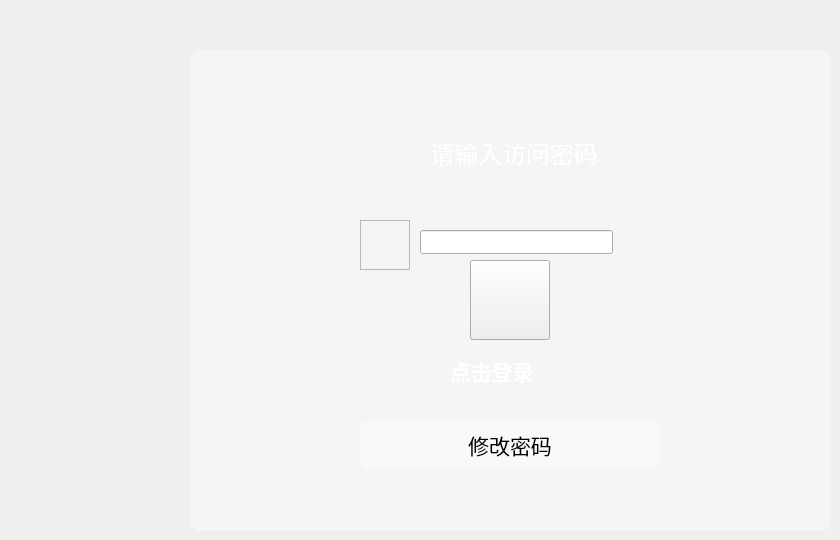
   <widget class="QWidget" name="page_login">
    <property name="styleSheet">
     <string notr="true"/>
    </property>
    <widget class="QFrame" name="frame_15">
     <property name="geometry">
      <rect>
       <x>190</x>
       <y>50</y>
       <width>641</width>
       <height>481</height>
      </rect>
     </property>
     <property name="styleSheet">
      <string notr="true">background-color: rgb(255, 255, 255,100);
border-radius:10px;</string>
     </property>
     <property name="frameShape">
      <enum>QFrame::StyledPanel</enum>
     </property>
     <property name="frameShadow">
      <enum>QFrame::Raised</enum>
     </property>
     <widget class="QPushButton" name="but_changepassw1">
      <property name="geometry">
       <rect>
        <x>170</x>
        <y>370</y>
        <width>300</width>
        <height>50</height>
       </rect>
      </property>
      <property name="minimumSize">
       <size>
        <width>300</width>
        <height>50</height>
       </size>
      </property>
      <property name="maximumSize">
       <size>
        <width>300</width>
        <height>50</height>
       </size>
      </property>
      <property name="font">
       <font>
        <family>等线 Light</family>
        <pointsize>16</pointsize>
       </font>
      </property>
      <property name="text">
       <string>修改密码</string>
      </property>
     </widget>
    </widget>
    <widget class="QFrame" name="frame_5">
     <property name="geometry">
      <rect>
       <x>360</x>
       <y>220</y>
       <width>50</width>
       <height>50</height>
      </rect>
     </property>
     <property name="minimumSize">
      <size>
       <width>50</width>
       <height>50</height>
      </size>
     </property>
     <property name="maximumSize">
      <size>
       <width>50</width>
       <height>50</height>
      </size>
     </property>
     <property name="styleSheet">
      <string notr="true">border-image: url(:/icon/保密.png);
</string>
     </property>
     <property name="frameShape">
      <enum>QFrame::StyledPanel</enum>
     </property>
     <property name="frameShadow">
      <enum>QFrame::Raised</enum>
     </property>
    </widget>
    <widget class="QLineEdit" name="edit_waiterPassword">
     <property name="geometry">
      <rect>
       <x>420</x>
       <y>230</y>
       <width>193</width>
       <height>24</height>
      </rect>
     </property>
     <property name="echoMode">
      <enum>QLineEdit::Password</enum>
     </property>
    </widget>
    <widget class="QPushButton" name="but_login">
     <property name="geometry">
      <rect>
       <x>470</x>
       <y>260</y>
       <width>80</width>
       <height>80</height>
      </rect>
     </property>
     <property name="minimumSize">
      <size>
       <width>80</width>
       <height>80</height>
      </size>
     </property>
     <property name="maximumSize">
      <size>
       <width>80</width>
       <height>80</height>
      </size>
     </property>
     <property name="styleSheet">
      <string notr="true">border-image: url(:/icon/登录.png);
</string>
     </property>
     <property name="text">
      <string/>
     </property>
    </widget>
    <widget class="QLabel" name="label_7">
     <property name="geometry">
      <rect>
       <x>450</x>
       <y>350</y>
       <width>131</width>
       <height>41</height>
      </rect>
     </property>
     <property name="font">
      <font>
       <family>等线 Light</family>
       <pointsize>16</pointsize>
       <weight>75</weight>
       <bold>true</bold>
      </font>
     </property>
     <property name="styleSheet">
      <string notr="true">color: rgb(255, 255, 255);</string>
     </property>
     <property name="text">
      <string>点击登录</string>
     </property>
    </widget>
    <widget class="QLabel" name="label_6">
     <property name="geometry">
      <rect>
       <x>360</x>
       <y>130</y>
       <width>308</width>
       <height>46</height>
      </rect>
     </property>
     <property name="font">
      <font>
       <family>等线 Light</family>
       <pointsize>18</pointsize>
       <weight>50</weight>
       <bold>false</bold>
      </font>
     </property>
     <property name="styleSheet">
      <string notr="true">color: rgb(255, 255, 255);</string>
     </property>
     <property name="text">
      <string>请输入访问密码</string>
     </property>
     <property name="alignment">
      <set>Qt::AlignCenter</set>
     </property>
    </widget>
    <zorder>frame_15</zorder>
    <zorder>frame_5</zorder>
    <zorder>edit_waiterPassword</zorder>
    <zorder>label_6</zorder>
    <zorder>label_7</zorder>
    <zorder>but_login</zorder>
   </widget>
